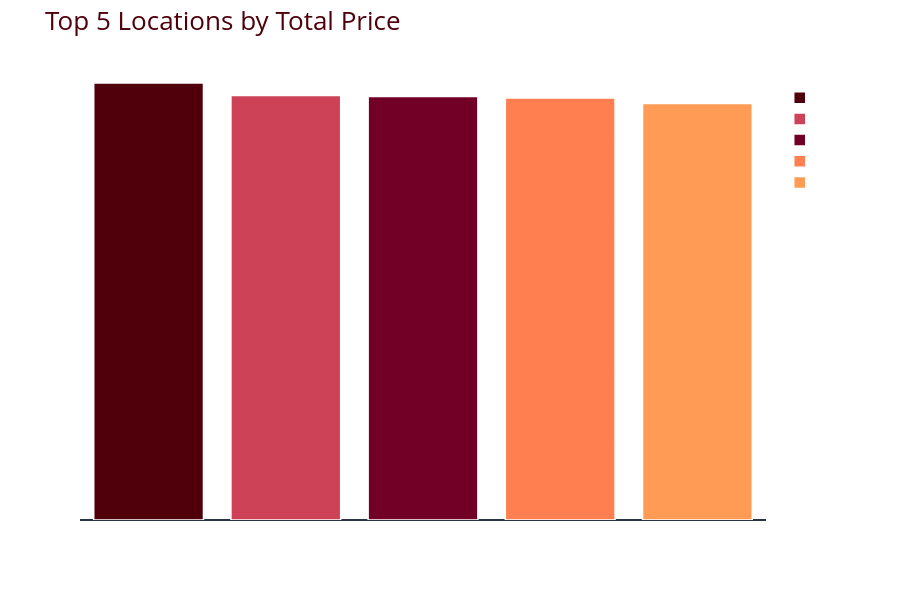

The notebook cell saved with this chart:
### Code cell
palette = ["#4f000b", "#ce4257", "#720026", "#ff7f51", "#ff9b54"]

pv5 = df.pivot_table(index="Location", values="Price(USD)", aggfunc="sum")
pv5 = pv5.sort_values(by="Price(USD)", ascending=False).reset_index().head()

fig = px.bar(
    pv5,
    x="Location",
    y="Price(USD)",
    color="Location",
    text="Price(USD)",
    color_discrete_sequence=palette
)

fig.update_traces(
    textposition="outside",
    marker=dict(line=dict(color="white", width=1.5))
)

fig.update_layout(
    title="Top 5 Locations by Total Price",
    template="plotly_dark",
    title_font=dict(size=26, color=palette[0]),
    font=dict(size=14, color="white"),
    plot_bgcolor="rgba(0,0,0,0)",
    paper_bgcolor="rgba(0,0,0,0)",
    xaxis=dict(showgrid=False),
    yaxis=dict(showgrid=True, gridcolor="rgba(255,255,255,0.2)"),
    legend_title="Location",
    height=600
)

fig.show()

### Figure 1 — Plotly figure (JSON) as saved in the notebook; plotly's stock layout.template omitted (floating-point values rounded to 4 significant figures)
{"data": [{"hovertemplate": "Location=%{x}<br>Price(USD)=%{text}<extra></extra>", "legendgroup": "Montana", "marker": {"color": "#4f000b", "line": {"color": "white", "width": 1.5}, "pattern": {"shape": ""}}, "name": "Montana", "orientation": "v", "showlegend": true, "text": [5784.0], "textposition": "outside", "type": "bar", "x": ["Montana"], "xaxis": "x", "y": [5784], "yaxis": "y"}, {"hovertemplate": "Location=%{x}<br>Price(USD)=%{text}<extra></extra>", "legendgroup": "Illinois", "marker": {"color": "#ce4257", "line": {"color": "white", "width": 1.5}, "pattern": {"shape": ""}}, "name": "Illinois", "orientation": "v", "showlegend": true, "text": [5617.0], "textposition": "outside", "type": "bar", "x": ["Illinois"], "xaxis": "x", "y": [5617], "yaxis": "y"}, {"hovertemplate": "Location=%{x}<br>Price(USD)=%{text}<extra></extra>", "legendgroup": "California", "marker": {"color": "#720026", "line": {"color": "white", "width": 1.5}, "pattern": {"shape": ""}}, "name": "California", "orientation": "v", "showlegend": true, "text": [5605.0], "textposition": "outside", "type": "bar", "x": ["California"], "xaxis": "x", "y": [5605], "yaxis": "y"}, {"hovertemplate": "Location=%{x}<br>Price(USD)=%{text}<extra></extra>", "legendgroup": "Idaho", "marker": {"color": "#ff7f51", "line": {"color": "white", "width": 1.5}, "pattern": {"shape": ""}}, "name": "Idaho", "orientation": "v", "showlegend": true, "text": [5587.0], "textposition": "outside", "type": "bar", "x": ["Idaho"], "xaxis": "x", "y": [5587], "yaxis": "y"}, {"hovertemplate": "Location=%{x}<br>Price(USD)=%{text}<extra></extra>", "legendgroup": "Nevada", "marker": {"color": "#ff9b54", "line": {"color": "white", "width": 1.5}, "pattern": {"shape": ""}}, "name": "Nevada", "orientation": "v", "showlegend": true, "text": [5514.0], "textposition": "outside", "type": "bar", "x": ["Nevada"], "xaxis": "x", "y": [5514], "yaxis": "y"}], "layout": {"barmode": "relative", "font": {"color": "white", "size": 14}, "height": 600, "legend": {"title": {"text": "Location"}, "tracegroupgap": 0}, "margin": {"t": 60}, "paper_bgcolor": "rgba(0,0,0,0)", "plot_bgcolor": "rgba(0,0,0,0)", "title": {"font": {"color": "#4f000b", "size": 26}, "text": "Top 5 Locations by Total Price"}, "xaxis": {"anchor": "y", "categoryarray": ["Montana", "Illinois", "California", "Idaho", "Nevada"], "categoryorder": "array", "domain": [0, 1], "showgrid": false, "title": {"text": "Location"}}, "yaxis": {"anchor": "x", "domain": [0, 1], "gridcolor": "rgba(255,255,255,0.2)", "showgrid": true, "title": {"text": "Price(USD)"}}}}
